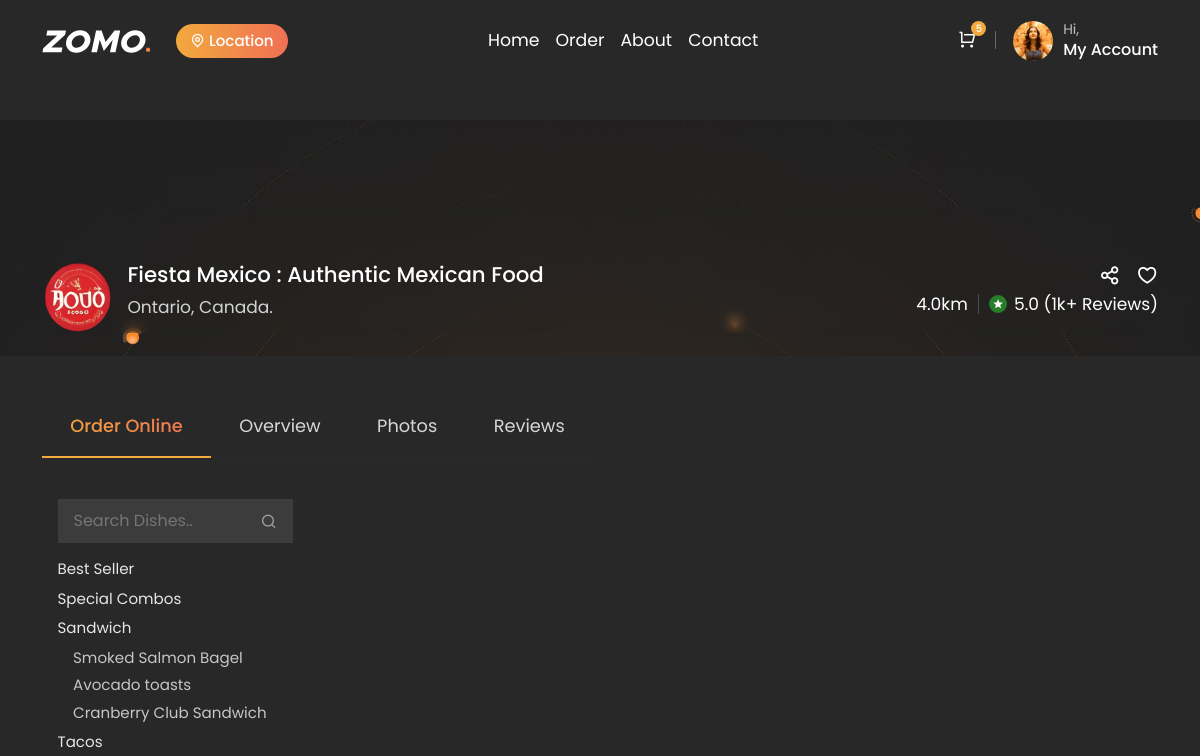
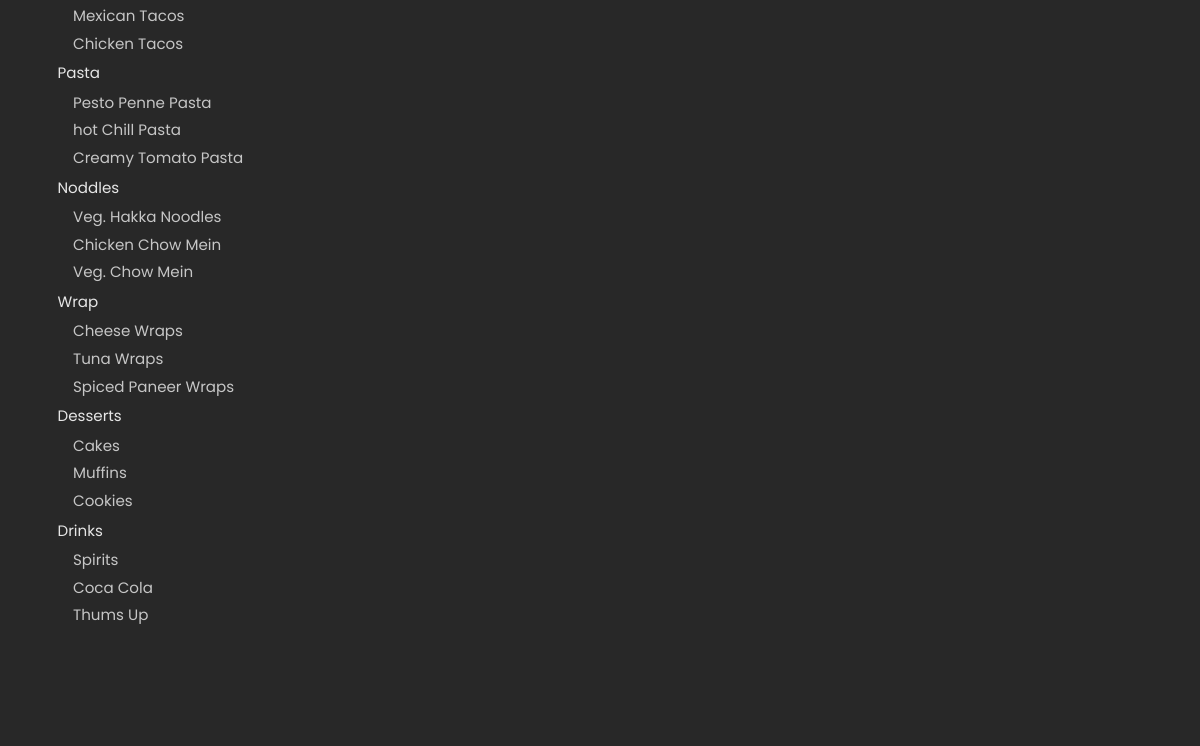
Before: /menu-listing/ (signed in, upper part) with the older database file (2 pictures, top to bottom).
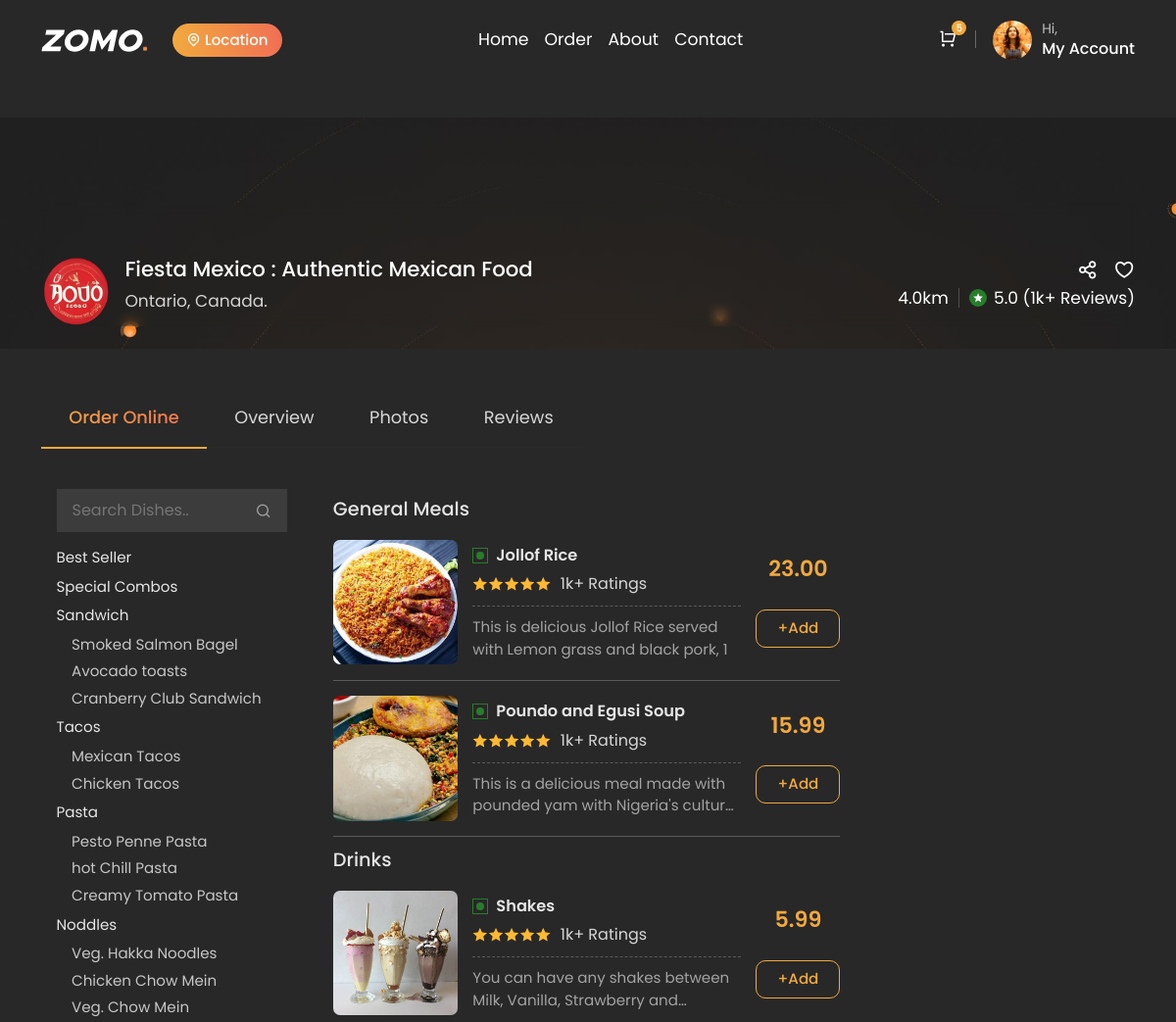
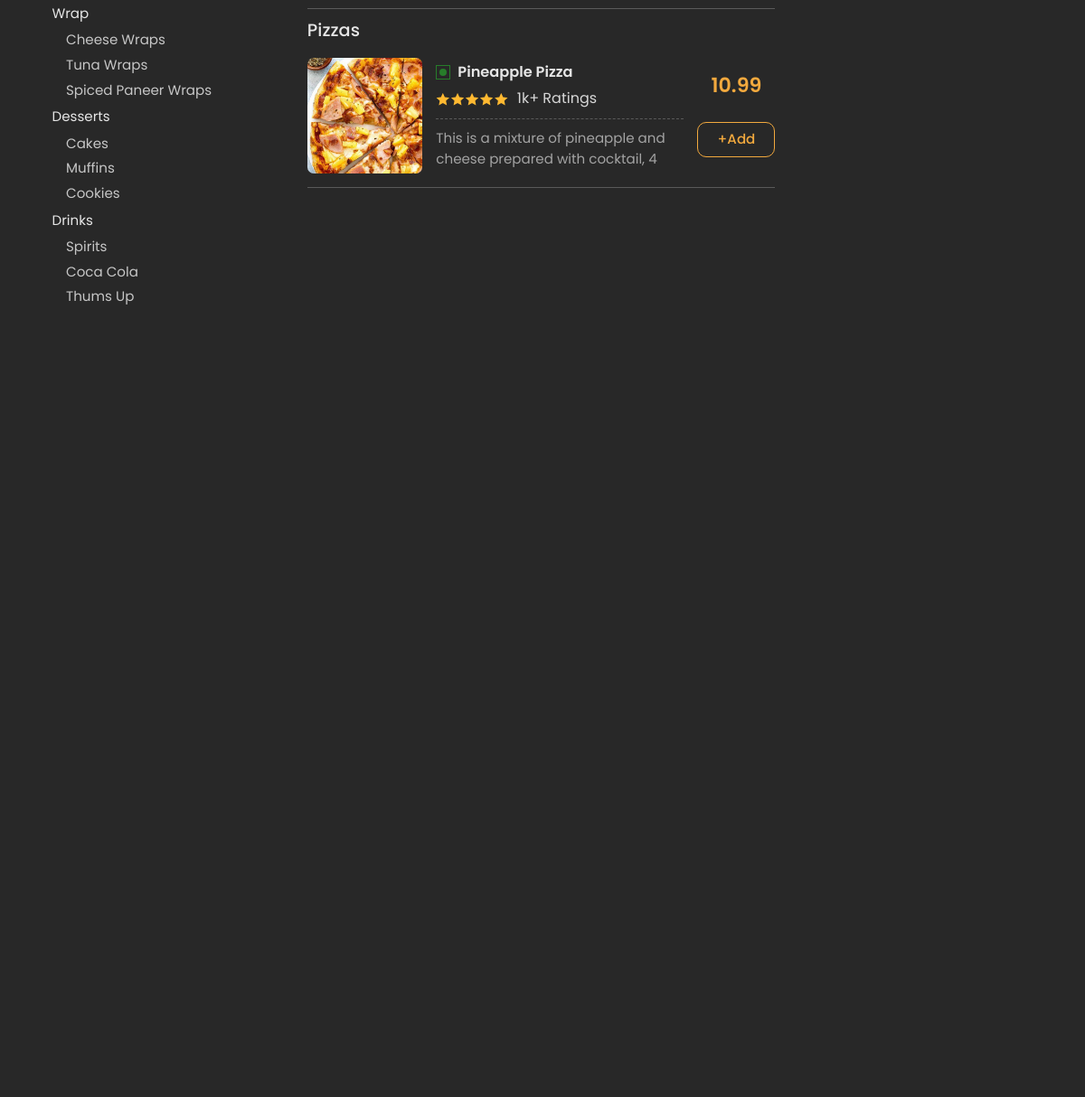
After: the same page with the newer database file (2 pictures, top to bottom).
### restaurant/models.py (models this page shows, shortened)
class Category(models.Model):
    name = models.CharField(max_length=100)

class MenuItem(models.Model):
    menu = models.ForeignKey(Menu, on_delete=models.CASCADE, related_name='menu_items')
    name = models.CharField(max_length=100)
    description = models.TextField()
    price = models.DecimalField(max_digits=6, decimal_places=2)
    image = models.ImageField(upload_to='menu_items/')
    is_available = models.BooleanField(default=True)
    category = models.ForeignKey('Category', on_delete=models.SET_NULL, null=True, related_name='menu_items')
    menu_item_id = models.AutoField(primary_key=True)

### customer/views.py (the view)
# urls.py: path('menu-listing/', views.menu_listing, name='menu-listing'),
@login_required
def menu_listing(request):
    menu_items = MenuItem.objects.all()  # Assuming you're displaying multiple items
    category =  Category.objects.all()
    cart_context = cart_content(request)  # Get cart context
    context = {
        'menu_items': menu_items,
        'category': category,
        **cart_context,  # Merge cart context with the current context
    }
    return render(request, 'customer/menu-listing.html', context=context)

### customer/models.py (called while the page is built)
    def total_price(self):
        return sum(item.total_price() for item in self.cart_items.all())

    def total_price(self):
        return self.quantity * self.price  # Use the stored price instead of the menu item's current price

### customer/views.py (called while the page is built)
def cart_content(request):
    context = {}
    if request.user.is_authenticated:
        cart, created = Cart.objects.get_or_create(user=request.user)
        cart_items = cart.cart_items.all()
        total_price = cart.total_price()
        context = {'cart_items': cart_items, 'total_price': total_price}
    return context

### customer/templates/customer/menu-listing.html (shortened to what the changed rows need)
{%extends "customer/base.html"%}
{%load static%}
{%block content%}
    <section class="product-banner-section">
        <div class="container">
            <div class="restaurant-box">
                <div class="restaurant-details">
                    <div class="d-flex align-items-center justify-content-between flex-wrap gap-3">
                        <div>
                            <h2 class="restaurant-name">
                                Fiesta Mexico : Authentic Mexican Food
                            </h2>
                        </div>
                    </div>
                </div>
            </div>
        </div>
    </section>
    <section class="tab-details-section section-b-space">
        <div class="container">
            <div class="category-detail-tab">
                <div class="row g-4">
                    <div class="col-lg-9">
                        <div class="tab-content product-details-content" id="myTabContent">
                            <div class="tab-pane fade show active" id="online" role="tabpanel" tabindex="0">
                                <div class="row g-lg-3 g-2">
                                    <div class="col-lg-8">
                                        <div class="product-box-section section-b-space">
                                            <div data-bs-spy="scroll" data-bs-target="#navbar"data-bs-smooth-scroll="true" class="scrollspy-example-2" tabindex="0">
                                                <div class="product-details-box-list">
                                                   {% for category in category %}
                                                    <div class="product-details-box-title">
                                                        {{category.name}}
                                                    </div>
                                                    {% for menu_item in menu_items %}
                                                    {% if menu_item.category == category %}
                                                    <div id="item-2">
                                                        <div class="product-details-box">
                                                            <div class="product-img">
                                                                <img class="img-fluid img"
                                                                    src="{{menu_item.image.url}}" alt="rp1">
                                                            </div>
                                                            <div class="product-content">
                                                                <div class="description d-flex align-items-center justify-content-between">
                                                                    <div>
                                                                        <div class="d-flex align-items-center gap-2">
                                                                            <img class="img-fluid"
                                                                                src="{% static 'customer/assets/images/svg/veg.svg' %}" alt="non-veg">
                                                                            <h6 class="product-name">
                                                                                {{menu_item.name}}
                                                                            </h6>
                                                                        </div>
                                                                        <div class="rating-section">
                                                                            <ul class="rating-star">
                                                                                <li>
                                                                                    <i class="ri-star-fill star"></i>
                                                                                </li>
                                                                                <li>
                                                                                    <i class="ri-star-fill star"></i>
                                                                                </li>
                                                                                <li>
                                                                                    <i class="ri-star-fill star"></i>
                                                                                </li>
                                                                                <li>
                                                                                    <i class="ri-star-fill star"></i>
                                                                                </li>
                                                                                <li>
                                                                                    <i class="ri-star-fill star"></i>
                                                                                </li>
                                                                            </ul>
                                                                            <h6 class="rating-amount">
                                                                                1k+ Ratings
                                                                            </h6>
                                                                        </div>
                                                                        <p>
                                                                            {{menu_item.description}}, {{menu_item.menu_item_id}}
                                                                        </p>
                                                                    </div>
                                                                    <div class="product-box-price">
                                                                        <h2 class="theme-color fw-semibold">
                                                                             {{menu_item.price}} {% comment %}<span>/ <del>$60</del></span> {% endcomment %}
                                                                        </h2>
                                                                        <a href="#" class="add-to-cart-btn btn theme-outline add-btn mt-0" data-bs-toggle="modal" data-menu-item-id="{{ menu_item.menu_item_id }}">+Add</a>
                                                                    </div>
                                                                </div>
                                                            </div>
                                                        </div>
                                                    </div>
                                                    {% endif %}
                                                    {% endfor %}
                                                    {% endfor %}
                        </div>
                    </div>
                    </div>
                </div>
            </div>
        </div>
    </section>
{% endblock content%}

Changed rows visible on the page:
added Category: name "General Meals"
added MenuItem: image (picture), name "Jollof Rice", description "This is delicious Jollof Rice served with Lemon grass and black pork", menu_item_id "1", price "23.00", shown under "General Meals"
added MenuItem: image (picture), name "Poundo and Egusi Soup", description "This is a delicious meal made with pounded yam with Nigeria's…", price "15.99", shown under "General Meals"
added Category: name "Drinks"
added MenuItem: image (picture), name "Shakes", description "You can have any shakes between Milk, Vanilla, Strawberry…", price "5.99", shown under "Drinks"
added Category: name "Pizzas"
added MenuItem: image (picture), name "Pineapple Pizza", description "This is a mixture of pineapple and cheese prepared with cocktail", menu_item_id "4", price "10.99", shown under "Pizzas"
